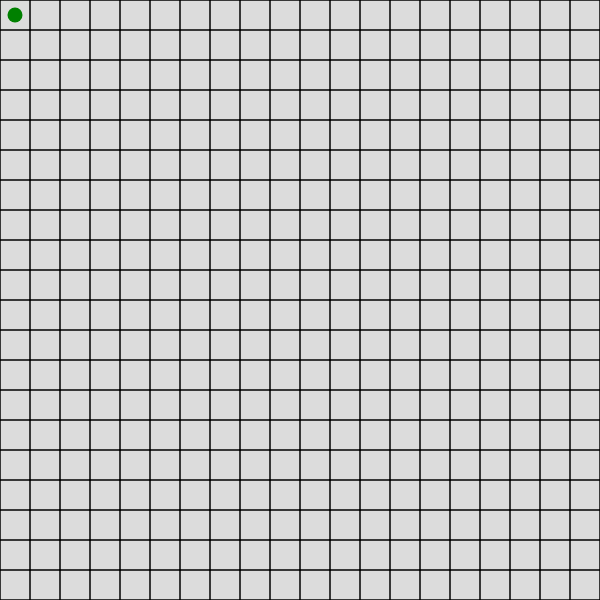
Frame 1 (no input)
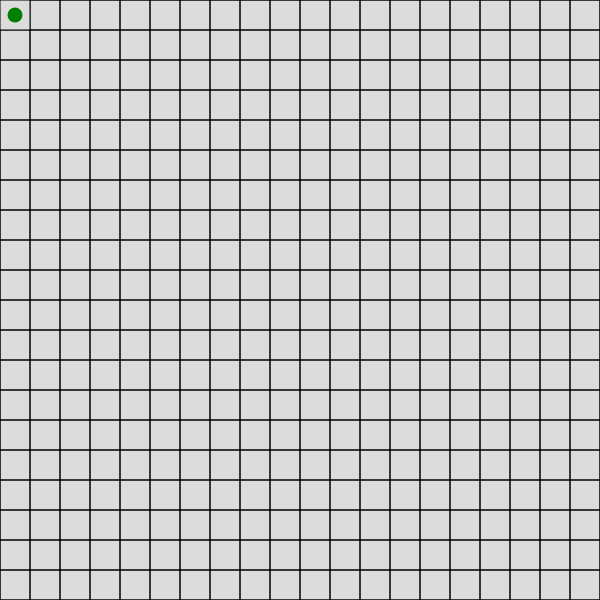
Frame 60 (no input)
Frame 120 (the mouse pressed at the canvas centre since frame 60): identical to frame 60, image omitted

The p5.js sketch that drew these frames (run headless with seeded random() and noise() and a simulated clock; from frame 60 on, the mouse is pressed at the canvas centre):

// p5.js sketch
// ── sketch.js
/*
https://en.wikipedia.org/wiki/Maze_generation_algorithm#Randomized_depth-first_search
*/



let width = 600;
let cols, rows;
let w = 30;
let grid = [];
let current;
let stack;
let line_width = 1
let auto_run = false;

function setup() {
		createCanvas(width, width);
		initilize()
    button = createButton('instant result');
		button.position(width+50, 100);
		button.mousePressed(instant_finish);
		button = createButton('auto');
		button.position(width+50, 130);
		button.mousePressed(auto);

		inp = createInput('');
		inp.position(width+50, 150);
		inp.size(100);
		inp.input(myInputEvent);
}

function myInputEvent(){
	w = width/this.value()
	if(w == Infinity || w == NaN){
		return
	}
	initilize()
	loop()
}

function auto(){
	auto_run = !auto_run;
}


function initilize(){
	grid = []
	cols = floor(width / w);
	rows = floor(height / w);
	for (let j = 0; j < rows; j++) {
			for (let i = 0; i < cols; i++) {
					grid.push(new Cell(i, j));
			}
	}
	current = grid[0];
	stack = [current];
}

function instant_finish() {
    //STEP 1.1
    while (stack.length > 0) {
        //STEP 2.2
        current = stack.pop();
        current.highlight();
        let neighbors = current.getNeighbors();
				let next = neighbors[floor(random(0, neighbors.length))];
        if (next) {
            //STEP 2.2.1
            stack.push(current);
            //STEP 2.2.3
            removeWalls(current, next);
            //STEP 2.2.4
            next.visited = true;
            stack.push(next);
        }
    }
		line_width = 1
}

function run_once(){
	//STEP 1.1
	current.visited = true;
	current.highlight();


	//STEP 2.2
	let neighbors = current.getNeighbors();
	
	let next = neighbors[floor(random(0, neighbors.length))];
	if (next) {
			//STEP 2.2.1
			stack.push(next)
			//STEP 2.2.3
			removeWalls(current, next);
			//STEP 2.2.4
			next.visited = true;
			current = next;
	} else if (stack.length > 0) {
			current = stack.pop();
	}
}

function draw() {
    background(220);
		if(auto_run){
			run_once()
		}		
    for (let cell of grid) {
        cell.show();
    }
		draw_boundry()
		current.visited = true;
		current.highlight();
		if(stack.length == 0){
			noLoop()
		}
}

function draw_boundry(){
	line(0, 0, width, 0)
	line(0, 0, 0, width)
	line(width,0, width, width)
	line(0, width, width, width)
}

function keyPressed() {
	if (keyCode === RIGHT_ARROW) {
		run_once()
	}
	}

	
function index(i, j) {
    if (i < 0 || j < 0 || i > cols - 1 || j > rows - 1) {
        return -1;
    }
    return i + j * cols;
}

class Cell {
	constructor(i, j) {
		this.i = i;
		this.j = j;
		this.visited = false;
		//top, right, bottom, left
		this.walls = [true, true, true, true];
		this.neighbors;

		this.getNeighbors = function () {
			let neighbors = [];
			let top = grid[index(i, j - 1)];
			let right = grid[index(i + 1, j)];
			let bottom = grid[index(i, j + 1)];
			let left = grid[index(i - 1, j)];

			if (top && !top.visited) {
				neighbors.push(top);
			}
			if (right && !right.visited) {
				neighbors.push(right);
			}
			if (bottom && !bottom.visited) {
				neighbors.push(bottom);
			}
			if (left && !left.visited) {
				neighbors.push(left);
			}
			return(neighbors)
		};
		this.highlight = function () {
			let x = this.i * w;
			let y = this.j * w;
			push();
			noStroke();
			fill('green');
			ellipseMode(CENTER);
			ellipse(x + w / 2, y + w / 2, w / 2, w / 2);
			pop();
		};

		this.show = function () {
			let x = this.i * w;
			let y = this.j * w;
			stroke('black');

			if (this.walls[0]) {
				strokeWeight(line_width)
				line(x, y, x + w, y);
			}
			if (this.walls[1]) {
				strokeWeight(line_width)
				line(x + w, y, x + w, y + w);
			}
			if (this.walls[2]) {
				strokeWeight(line_width)
				line(x + w, y + w, x, y + w);
			}
			if (this.walls[3]) {
				strokeWeight(line_width)
				line(x, y + w, x, y);
			}
			if (this.visited) {
				push();
				noStroke();
				fill(220);
				rect(x, y, w, w);
				pop();
			}
		};
	}
}

function removeWalls(a, b) {
    let x = a.i - b.i;
    if (x === 1) {
        a.walls[3] = false;
        b.walls[1] = false;
    } else if (x === -1) {
        a.walls[1] = false;
        b.walls[3] = false;
    }
    let y = a.j - b.j;
    if (y === 1) {
        a.walls[0] = false;
        b.walls[2] = false;
    } else if (y === -1) {
        a.walls[2] = false;
        b.walls[0] = false;
    }
}
